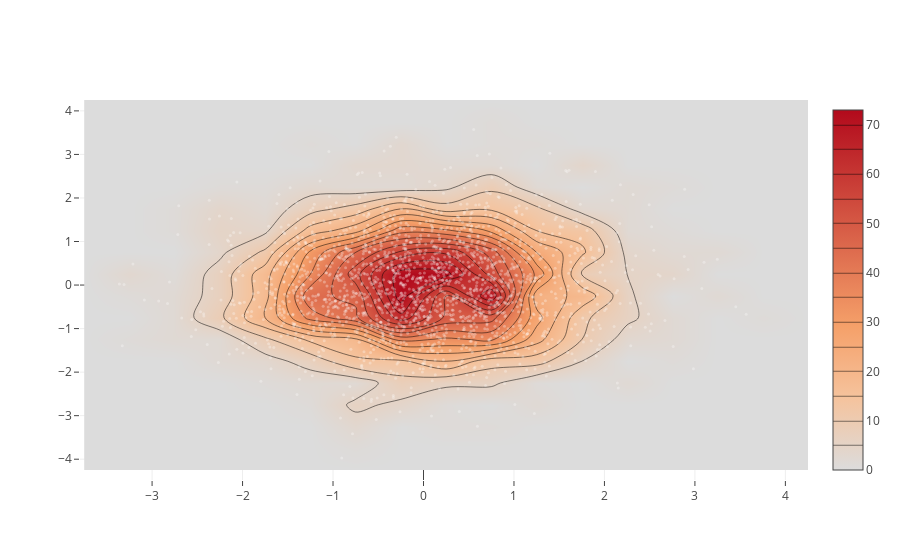

The cell this chart's notebook holds for it:
### Code cell
import plotly.graph_objs as go
import numpy as np

x = np.random.randn(2000)
y = np.random.randn(2000)
iplot([go.Histogram2dContour(x=x, y=y, contours=dict(coloring='heatmap')),
       go.Scatter(x=x, y=y, mode='markers', marker=dict(color='white', size=3, opacity=0.3))], show_link=False)

### Figure 1 — Plotly figure (JSON) as saved in the notebook; plotly's stock layout.template omitted (floating-point values rounded to 4 significant figures; data arrays with more than 128 entries replaced by an {"elided": "..."} marker saying what was removed)
{"data": [{"contours": {"coloring": "heatmap"}, "type": "histogram2dcontour", "uid": "81eb8068-d14d-11e8-b7e1-8c8590851f43", "x": {"elided": "2000 float values"}, "y": {"elided": "2000 float values"}}, {"marker": {"color": "white", "opacity": 0.3, "size": 3}, "mode": "markers", "type": "scatter", "uid": "81eb8202-d14d-11e8-910a-8c8590851f43", "x": {"elided": "2000 float values"}, "y": {"elided": "2000 float values"}}], "layout": {}}
